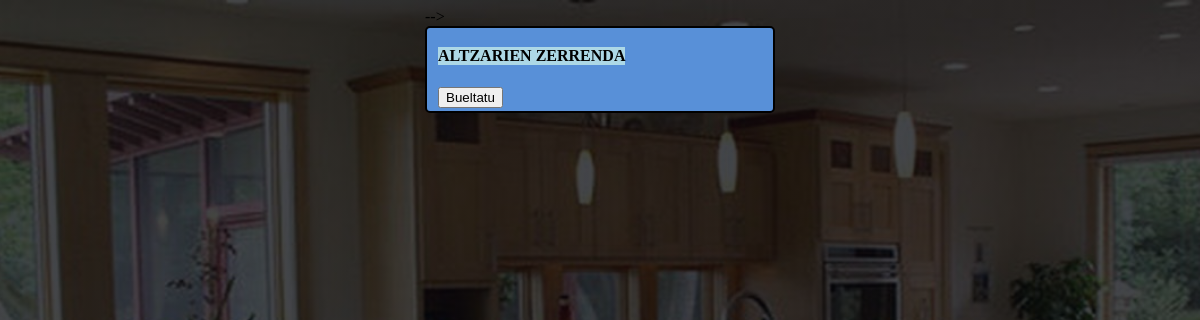
/app/altzerrikusi.php, run on an earlier commit of the app's database.
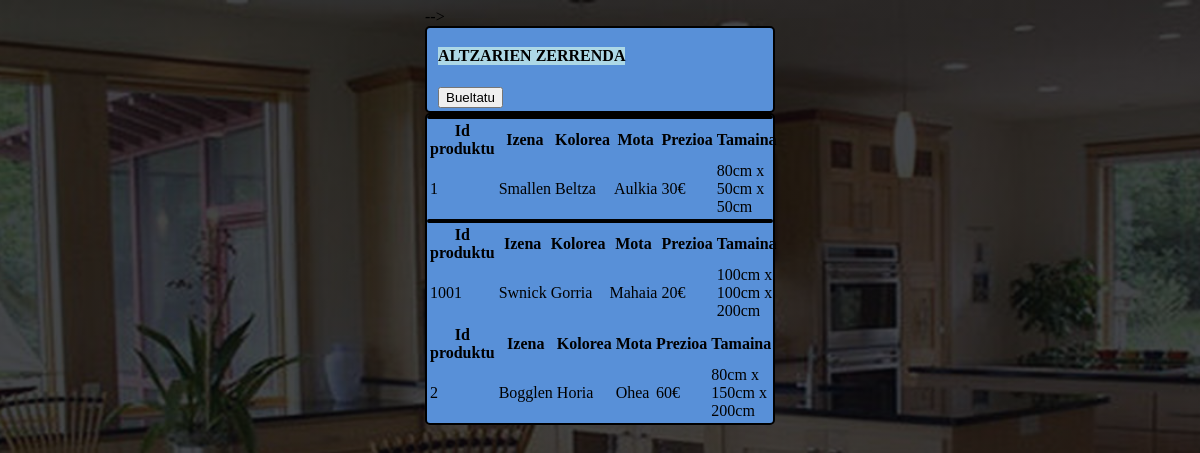
And on a later commit of the database.
### tables this page shows
CREATE TABLE `Altzariak` (
`IdProduktu` varchar(30) NOT NULL,
`Izena` varchar(30) NOT NULL,
`Kolorea` varchar(30) NOT NULL,
`Mota` varchar(30) NOT NULL,
`Prezioa` varchar(10) NOT NULL,
`Tamaina` varchar(30) NOT NULL
);

### app/altzerrikusi.php (the view, shortened to what this page needs)
<!DOCTYPE html>
<html lang="en">
<head>
    <link rel="stylesheet" href="styles.css">
</head>
<div class="content">-->
<body background="banner.jpg">
    <div class="inputak">
        <table>
            <tr>
                <td>&nbsp;</td>
                <td><p style="background-color: lightblue"><strong> ALTZARIEN ZERRENDA </strong></p></td>
                <td>&nbsp;</td>
            </tr>
            <tr>
                <form name="erabAukerak" class="inputak" action="erabileremu.php" method="POST">
                    <tr>
                        <td>&nbsp;</td>
                        <td><input id="bueltatuButton" type="button" name="bueltatuButton" value="Bueltatu" title="Sakatu hemen erabiltzaile eremura bueltatzeko." onclick="location.href='erabileremu.php'"/></td>
                    </tr>
                </form>
                </tr>
        </table>
    </div>
    <?php
                $db = new mysqli("db", "admin", "test", "database");
                $sql = "SELECT * FROM Altzariak";
                $stmt = $db->prepare($sql);
                $stmt->execute();
                $resultSet = $stmt->get_result();
                $altzariak = $resultSet->fetch_all();
                foreach($altzariak as $altzari) {
    ?>
    <div class="php">
        <table id = "altzariTabala" class = "table-striped table-bordered" style = "width:100%">
            <thead class = "text-center">
		        <th>Id produktu </th>
		        <th>Izena</th>
		        <th>Kolorea</th>
		        <th>Mota</th>
		        <th>Prezioa</th>
                <th>Tamaina</th>
	        </thead>
            <tbody>
                <tr>
                    <td><?php echo $altzari[0]?></td>
                    <td><?php echo $altzari[1]?></td>
                    <td><?php echo $altzari[2]?></td>
                    <td><?php echo $altzari[3]?></td>
                    <td><?php echo $altzari[4]?></td>
                    <td><?php echo $altzari[5]?></td>
                </tr>
                <?php } ?>
            </tbody>
        </table>
    </div>
</body>
</html>

### app/styles.css (style rules this page uses)
body { background: linear-gradient(rgba(5,7,12,0.75), rgba(5,7,12,0.75)), url("./banner.jpg"); min-height: 100vh; background-repeat: no-repeat; background-size: cover; background-position: center center; }
.content { max-width: 350px; margin: auto; }
.php { background-color: rgb(88, 144, 216); border: 2px solid black; border-radius: 5px; position: center; max-width: 600px; margin: auto; }
p { color:black; }
.inputak { background-color: rgb(88, 144, 216); border: 2px solid black; color:whitesmoke; border-radius: 5px; position: center; }

What changed in the data, as far as the page shows it:
added altzariak: IdProduktu "1", Izena "Smallen", Kolorea "Beltza", Mota "Aulkia", Prezioa "30€", Tamaina "80cm x 50cm x 50cm"
added altzariak: IdProduktu "1001", Izena "Swnick", Kolorea "Gorria", Mota "Mahaia", Prezioa "20€", Tamaina "100cm x 100cm x 200cm"
added altzariak: IdProduktu "2", Izena "Bogglen", Kolorea "Horia", Mota "Ohea", Prezioa "60€", Tamaina "80cm x 150cm x 200cm"
